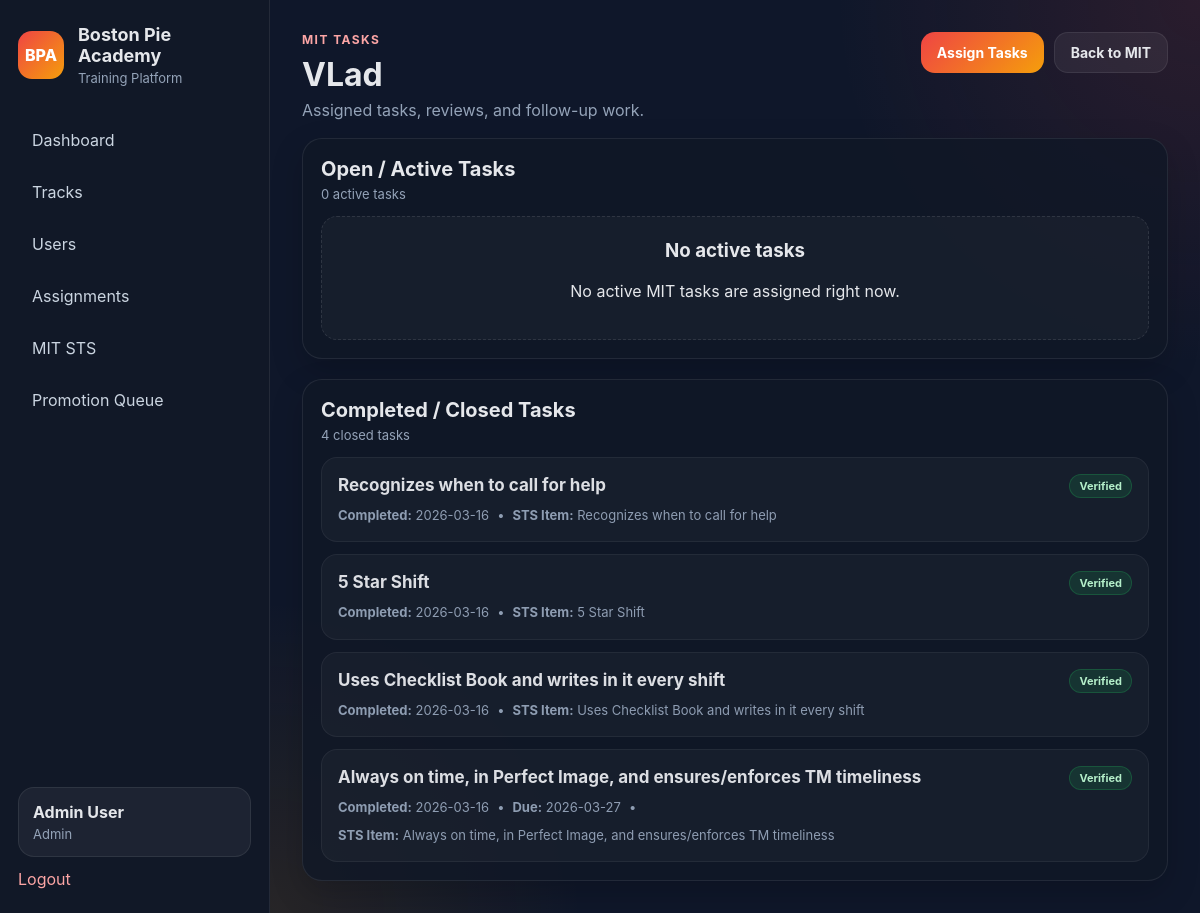
The app's page /mit-sts/mits/1/tasks (signed in) with its own data.
### app/models.py (models this page shows, shortened)
class User(UserMixin, db.Model):
    __tablename__ = "users"
    id = db.Column(db.Integer, primary_key=True)
    name = db.Column(db.String(120), nullable=False)
    username = db.Column(db.String(80), unique=True, nullable=False)
    password_hash = db.Column(db.String(255), nullable=False)
    role = db.Column(db.String(50), nullable=False, default="tm")
    store_number = db.Column(db.String(20), nullable=True)
    is_active_user = db.Column(db.Boolean, default=True)
    created_at = db.Column(db.DateTime, default=datetime.utcnow)
    progress_records = db.relationship(
        "LessonProgress",
        backref="user",
        cascade="all, delete-orphan",
        lazy=True
    )
    assignments = db.relationship(
        "TrackAssignment",
        foreign_keys="TrackAssignment.user_id",
        backref="user",
        cascade="all, delete-orphan",
        lazy=True
    )
    assigned_tracks_created = db.relationship(
        "TrackAssignment",
        foreign_keys="TrackAssignment.assigned_by_user_id",
        backref="assigned_by_user",
        lazy=True
    )
    quiz_attempts = db.relationship(
        "QuizAttempt",
        backref="user",
        cascade="all, delete-orphan",
        lazy=True
    )
    mit_profiles = db.relationship(
        "MITProfile",
        foreign_keys="MITProfile.user_id",
        backref="mit_user",
        lazy=True
    )
    coached_mits = db.relationship(
        "MITProfile",
        foreign_keys="MITProfile.coach_user_id",
        backref="coach_user",
        lazy=True
    )
    verified_mit_items = db.relationship(
        "MITLevelProgress",
        foreign_keys="MITLevelProgress.verified_by_user_id",
        backref="verified_by_user",
        lazy=True
    )
    mit_reviews_written = db.relationship(
        "MITReview",
        foreign_keys="MITReview.reviewer_user_id",
        backref="reviewer_user",
        lazy=True
    )
    mit_promotions_approved = db.relationship(
        "MITPromotion",
        foreign_keys="MITPromotion.approved_by_user_id",
        backref="approved_by_user",
        lazy=True
    )
    mit_action_items_owned = db.relationship(
        "MITActionPlanItem",
        foreign_keys="MITActionPlanItem.owner_user_id",
        backref="owner_user",
        lazy=True
    )
    mit_tasks_assigned = db.relationship(
        "MITTask",
        foreign_keys="MITTask.assigned_by_user_id",
        backref="assigned_by_user",
        lazy=True
    )
    @property
    def is_active(self):
        return self.is_active_user

class MITTask(db.Model):
    __tablename__ = "mit_tasks"
    id = db.Column(db.Integer, primary_key=True)
    mit_profile_id = db.Column(db.Integer, db.ForeignKey("mit_profiles.id"), nullable=False)
    mit_review_id = db.Column(db.Integer, db.ForeignKey("mit_reviews.id"), nullable=True)
    title = db.Column(db.String(255), nullable=False)
    description = db.Column(db.Text, nullable=True)
    related_template_item_id = db.Column(db.Integer, db.ForeignKey("mit_level_templates.id"), nullable=True)
    assigned_by_user_id = db.Column(db.Integer, db.ForeignKey("users.id"), nullable=False)
    assigned_at = db.Column(db.DateTime, default=datetime.utcnow)
    due_date = db.Column(db.Date, nullable=True)
    priority = db.Column(db.String(20), nullable=False, default="medium")
    status = db.Column(db.String(20), nullable=False, default="open")
    completed_at = db.Column(db.DateTime, nullable=True)
    notes = db.Column(db.Text, nullable=True)
    created_at = db.Column(db.DateTime, default=datetime.utcnow)
    updated_at = db.Column(db.DateTime, default=datetime.utcnow, onupdate=datetime.utcnow)

class MITLevelTemplate(db.Model):
    __tablename__ = "mit_level_templates"
    id = db.Column(db.Integer, primary_key=True)
    level_number = db.Column(db.Integer, nullable=False)
    category = db.Column(db.String(100), nullable=True)
    item_name = db.Column(db.String(255), nullable=False)
    item_description = db.Column(db.Text, nullable=True)
    sort_order = db.Column(db.Integer, default=0)
    is_required = db.Column(db.Boolean, default=True)
    source_ref = db.Column(db.String(255), nullable=True)
    progress_records = db.relationship(
        "MITLevelProgress",
        backref="template_item",
        cascade="all, delete-orphan",
        lazy=True
    )
    action_plan_items = db.relationship(
        "MITActionPlanItem",
        backref="related_template_item",
        lazy=True
    )
    tasks = db.relationship(
        "MITTask",
        backref="task_template_item",
        lazy=True
    )

### app/mit_sts/routes.py (the view)
@mit_sts_bp.route("/mits/<int:mit_id>/tasks")
@login_required
def view_tasks(mit_id):
    mit = MITProfile.query.get_or_404(mit_id)
    if not can_view_mit(mit):
        flash("You do not have permission to view those tasks.", "danger")
        return redirect(url_for("academy.dashboard"))
    tasks = MITTask.query.filter_by(mit_profile_id=mit.id).order_by(
        MITTask.due_date.asc(),
        MITTask.created_at.desc()
    ).all()
    active_tasks = []
    completed_tasks = []
    for task in tasks:
        display_status = task_display_status(task)
        if display_status in ["verified", "cancelled"]:
            completed_tasks.append((task, display_status))
        else:
            active_tasks.append((task, display_status))
    return render_template(
        "mit_sts/mit_tasks.html",
        mit=mit,
        active_tasks=active_tasks,
        completed_tasks=completed_tasks,
        today=date.today(),
        user=current_user,
        can_edit=can_edit_mit(),
        can_manage_templates=can_manage_templates(),
    )

### app/templates/mit_sts/mit_tasks.html (shortened to what this page needs)
{% extends "base.html" %}
{% block content %}
<div class="page-header page-header-tight">
    <div>
        <p class="eyebrow">MIT TASKS</p>
        <h2>{{ mit.mit_user.name }}</h2>
        <p class="subtle">Assigned tasks, reviews, and follow-up work.</p>
    </div>
    <div class="track-actions">
        {% if can_edit %}
        <a class="btn btn-primary" href="{{ url_for('mit_sts.new_task', mit_id=mit.id) }}">Assign Tasks</a>
        {% endif %}
        <a class="btn btn-secondary" href="{{ url_for('mit_sts.view_mit', mit_id=mit.id) }}">Back to MIT</a>
    </div>
</div>
<div class="task-section-card" style="margin-bottom: 20px;">
    <div class="task-section-header">
        <div>
            <h3>Open / Active Tasks</h3>
            <p>{{ active_tasks|length }} active task{{ '' if active_tasks|length == 1 else 's' }}</p>
        </div>
    </div>
    {% if active_tasks %}
    <div class="task-list-compact">
        {% for task, display_status in active_tasks %}
        <div class="task-item-card">
            <div class="task-item-main">
                <div class="task-item-topline">
                    <h4>{{ task.title }}</h4>
                    <span class="sts-task-status sts-task-{{ display_status }}">
                        {{ display_status|replace('_', ' ')|title }}
                    </span>
                </div>
                <div class="task-meta-row">
                    <span><strong>Priority:</strong> {{ task.priority|title }}</span>
                    <span>•</span>
                    <span><strong>Assigned by:</strong> {{ task.assigned_by_user.name }}</span>
                    {% if task.due_date %}
                    <span>•</span>
                    <span><strong>Due:</strong> {{ task.due_date.strftime('%Y-%m-%d') }}</span>
                    {% endif %}
                    {% if task.task_template_item %}
                    <span>•</span>
                    <span><strong>STS Item:</strong> {{ task.task_template_item.item_name }}</span>
                    {% endif %}
                </div>
                {% if task.description %}
                <div class="task-item-description-text">{{ task.description }}</div>
                {% endif %}
                {% if task.notes %}
                <div class="task-item-note">
                    <strong>Notes:</strong> {{ task.notes }}
                </div>
                {% endif %}
            </div>
            {% if can_edit %}
            <div class="task-action-cluster">
                <form method="POST" action="{{ url_for('mit_sts.update_task_status', task_id=task.id) }}">
                    <input type="hidden" name="status" value="open">
                    <button type="submit" class="btn btn-secondary btn-sm">Open</button>
                </form>
                <form method="POST" action="{{ url_for('mit_sts.update_task_status', task_id=task.id) }}">
                    <input type="hidden" name="status" value="in_progress">
                    <button type="submit" class="btn btn-secondary btn-sm">In Progress</button>
                </form>
                {% if task.status == 'submitted' %}
                <form method="POST" action="{{ url_for('mit_sts.update_task_status', task_id=task.id) }}">
                    <input type="hidden" name="status" value="verified">
                    <button type="submit" class="btn btn-primary btn-sm">Verify Complete</button>
                </form>
                {% endif %}
                <form method="POST" action="{{ url_for('mit_sts.update_task_status', task_id=task.id) }}">
                    <input type="hidden" name="status" value="cancelled">
                    <button type="submit" class="btn btn-danger btn-sm">Cancel</button>
                </form>
            </div>
            {% elif user.id == mit.user_id and task.status in ['open', 'in_progress'] %}
            <div class="task-action-cluster">
                <form method="POST" action="{{ url_for('mit_sts.submit_task_for_review', task_id=task.id) }}" class="task-submit-form">
                    <textarea name="mit_completion_note" rows="2" placeholder="Optional note for leadership review..."></textarea>
                    <button type="submit" class="btn btn-primary btn-sm">Submit for Review</button>
                </form>
            </div>
            {% endif %}
        </div>
        {% endfor %}
    </div>
    {% else %}
    <div class="empty-state empty-state-tight">
        <h3>No active tasks</h3>
        <p>No active MIT tasks are assigned right now.</p>
    </div>
    {% endif %}
</div>
<div class="task-section-card">
    <div class="task-section-header">
        <div>
            <h3>Completed / Closed Tasks</h3>
            <p>{{ completed_tasks|length }} closed task{{ '' if completed_tasks|length == 1 else 's' }}</p>
        </div>
    </div>
    {% if completed_tasks %}
    <div class="task-list-compact">
        {% for task, display_status in completed_tasks %}
        <div class="task-item-card task-item-card-closed">
            <div class="task-item-main">
                <div class="task-item-topline">
                    <h4>{{ task.title }}</h4>
                    <span class="sts-task-status sts-task-{{ display_status }}">
                        {{ display_status|replace('_', ' ')|title }}
                    </span>
                </div>
                <div class="task-meta-row">
                    {% if task.completed_at %}
                    <span><strong>Completed:</strong> {{ task.completed_at.strftime('%Y-%m-%d') }}</span>
                    {% endif %}
                    {% if task.due_date %}
                    <span>•</span>
                    <span><strong>Due:</strong> {{ task.due_date.strftime('%Y-%m-%d') }}</span>
                    {% endif %}
                    {% if task.task_template_item %}
                    <span>•</span>
                    <span><strong>STS Item:</strong> {{ task.task_template_item.item_name }}</span>
                    {% endif %}
                </div>
            </div>
        </div>
        {% endfor %}
    </div>
    {% else %}
    <div class="empty-state empty-state-tight">
        <h3>No completed tasks yet</h3>
        <p>Finished MIT tasks will show here.</p>
    </div>
    {% endif %}
</div>
{% endblock %}

### app/templates/base.html (shortened to what this page needs)
<!DOCTYPE html>
<html lang="en">
<head>
    <link rel="stylesheet" href="{{ url_for('static', filename='css/style.css') }}">
</head>
<body>
    <div class="app-shell">
        <aside class="sidebar">
            <div>
                <div class="brand">
                    <div class="brand-mark">BPA</div>
                    <div>
                        <h1>Boston Pie Academy</h1>
                        <p>Training Platform</p>
                    </div>
                </div>
                {% if current_user.is_authenticated %}
                <nav class="nav">
                    {% if current_user.role == 'tm' %}
                    <a href="{{ url_for('academy.my_training') }}">My Training</a>
                    {% elif current_user.role == 'mit' %}
                    <a href="{{ url_for('mit_sts.my_mit') }}">My MIT STS</a>
                    {% elif current_user.role == 'coach' %}
                    <a href="{{ url_for('academy.dashboard') }}">Dashboard</a>
                    <a href="{{ url_for('academy.manage_users') }}">Users</a>
                    <a href="{{ url_for('mit_sts.dashboard') }}">MIT STS</a>
                    <a href="{{ url_for('mit_sts.promotion_queue') }}">Promotion Queue</a>
                    {% else %}
                    <a href="{{ url_for('academy.dashboard') }}">Dashboard</a>
                    <a href="{{ url_for('academy.tracks_library') }}">Tracks</a>
                    <a href="{{ url_for('academy.manage_users') }}">Users</a>
                    <a href="{{ url_for('academy.manage_assignments') }}">Assignments</a>
                    <a href="{{ url_for('mit_sts.dashboard') }}">MIT STS</a>
                    <a href="{{ url_for('mit_sts.promotion_queue') }}">Promotion Queue</a>
                    {% endif %}
                </nav>
                {% endif %}
            </div>
            {% if current_user.is_authenticated %}
            <div class="sidebar-footer">
                <div class="user-chip">
                    <strong>{{ current_user.name }}</strong>
                    <span>{{ current_user.role.replace('_', ' ').title() }}</span>
                </div>
                <a class="logout-link" href="{{ url_for('auth.logout') }}">Logout</a>
            </div>
            {% endif %}
        </aside>
        <main class="main-content">
            {% block content %}{% endblock %}
        </main>
    </div>
</body>
</html>

### records on screen
User: name "Admin User", role.replace "Admin"
User: mit_user.name "VLad"
MITTask: title "Recognizes when to call for help", status "Verified", completed_at "2026-03-16", task_template_item.item_name "Recognizes when to call for help"
MITTask: title "5 Star Shift", status "Verified", completed_at "2026-03-16", task_template_item.item_name "5 Star Shift"
MITTask: title "Uses Checklist Book and writes in it every shift", status "Verified", completed_at "2026-03-16", task_template_item.item_name "Uses Checklist Book and writes in it every shift"
MITTask: title "Always on time, in Perfect Image, and ensures/enforces TM timeliness", status "Verified", completed_at "2026-03-16", due_date "2026-03-27", task_template_item.item_name "Always on time, in Perfect Image, and ensures/enforces TM timeliness"

### other values on screen
{{ active_tasks|length }} "0"
{{ '' if active_tasks|length == 1 else 's' }} "s"
{{ completed_tasks|length }} "4"
{{ '' if completed_tasks|length == 1 else 's' }} "s"
